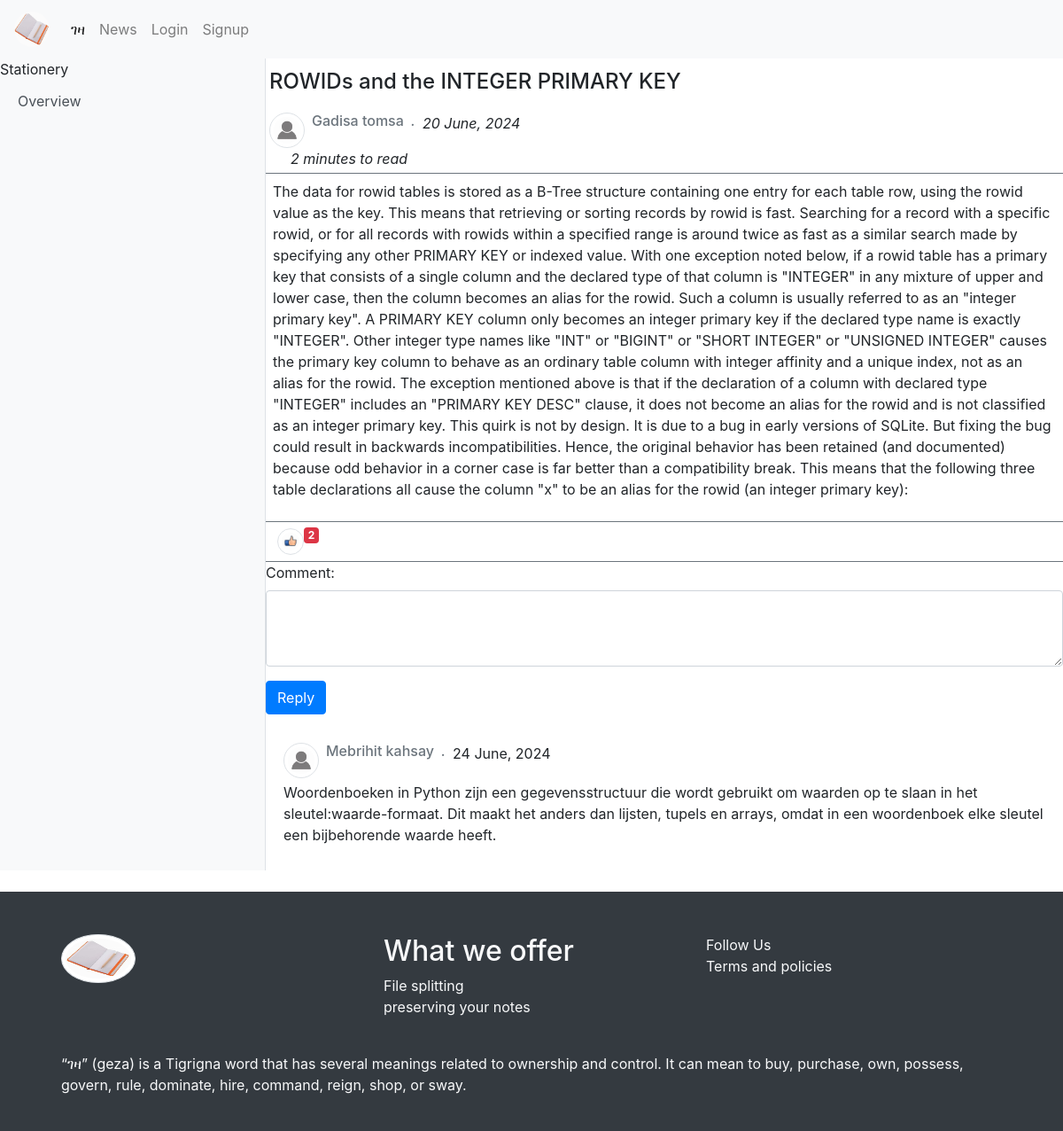
The app's page /posts/get-post-detail/4/21 with its own data.
### note/models.py (models this page shows)
class Posts(note_db.Model):
    post_id = note_db.Column(note_db.Integer, autoincrement=True, primary_key=True)
    title = note_db.Column(note_db.String(100), nullable = False)
    content = note_db.Column(note_db.Text, nullable = False)
    publish_date = note_db.Column(note_db.DateTime(timezone=True), default=func.now())
    status = note_db.Column(note_db.String(50), nullable = False, default="pending")
    author_id = note_db.Column(note_db.Integer, note_db.ForeignKey('user.id'))

class Comments(note_db.Model):
    comment_id = note_db.Column(note_db.Integer,autoincrement=True, primary_key=True)
    comment = note_db.Column(note_db.Text, nullable=False)
    time_stamp = note_db.Column(note_db.DateTime(timezone=True), default=func.now())
    post_id = note_db.Column(note_db.Integer, note_db.ForeignKey('posts.post_id'))
    author_id = note_db.Column(note_db.Integer, note_db.ForeignKey('user.id'))

### note/posts.py (the view)
@posts.route('/get-post-detail/<int:id>/<int:word>')
def get_post_detail(id, word:str):
    get_post = Posts.query.filter_by(post_id = id).first_or_404()
    author = User.query.filter_by(id = get_post.author_id).first_or_404()
    total_like = Likes.query.filter_by(post_id = id).all()
    all_comment_by_post = get_comment_by_post(id)
    comment_data_collector = []
    for comment in all_comment_by_post:
        comment_author = get_comment_author(comment.author_id)
        comment_collector = {
             'author': comment_author,
             'comment': comment
         }
        comment_data_collector.append(comment_collector)
    word_count_per_minute = 150
    word_count = len(get_post.content.split())
    print(word_count)
    duration_to_read = word_count // word_count_per_minute
    element_post = {}
    element_post['name'] = author.first_name + ' ' + author.last_name
    element_post['data'] = get_post
    element_post['duration'] = duration_to_read
    return render_template("/blogs/home.html",
                           is_on_detail = True,
                           status_post = element_post,
                           all_comments = comment_data_collector,
                           total_likes = len(total_like),
                           user=current_user)

### note/blogs.py (called while the page is built)
@blogs.route('/get-all-comments-by-post/<int:id>')
def get_comment_by_post(id):
    all_comments = Comments.query.filter_by(post_id = id).all()
    return all_comments

def get_comment_author(id):
    author = User.query.filter_by(id=id).first_or_404()
    return author.first_name + ' ' + author.last_name

### note/templates/blogs/home.html (shortened to what this page needs)
<!DOCTYPE html>
<html lang="en">
<head>
    <link rel="stylesheet" href="https://stackpath.bootstrapcdn.com/bootstrap/4.5.2/css/bootstrap.min.css">
</head>
<body>
    {% include "navbar.html" %}
    <div class="d-flex" id="wrapper">
        <div class="bg-light border-right w-25" id="sidebar-wrapper">
            <div class="sidebar-heading">Stationery </div>
            <div class="list-group list-group-flush">
                <a href="#" class="list-group-item list-group-item-action bg-light">Overview</a>
            </div>
        </div>
        <div class="w-75 mt-2">
            {% if not is_on_detail %}
            <form action="/news/searching" class="form-group w-75 d-flex" method="POST">
                <input class="form-control ml-2" id="search" name="search"/>
                <button type="submit" class="btn btn-primary mx-1">Search</button>
            </form>
            <div class="container">
                <div class="row">
                    {% for post in approved_posts %}
                    <div class="col-sm-12 col-md-12 col-lg-12 py-2 w-100">
                        <article class="card rounded">
                            <div class="d-flex justify-content-start py-1">
                                <img class="rounded-circle pl-1 img-thumbnail" width="40" height="40" src='{{url_for('static', filename="profile.jpeg")}}' alt="">
                                <h6 class="px-2 text-secondary">{{post['author'].capitalize()}} <em class="pl-1">.</em></h6>
                                <p class="fst-italic">{{ post['data'].publish_date.strftime('%d %B, %Y')}}</p>
                            </div>
                            <div class="card-body">
                                <h5 class="card-title">{{ post['data'].title}}</h5>
                                <p class="card-text">{{ post['data'].content[:200]}} ... </p>
                                <a href="/posts/get-post-detail/{{post['data'].post_id}}/{{range(1, 51) | random}}" class="btn btn-primary">See more</a>
                            </div>
                        </article>
                    </div>
                    {% endfor %}
              </div>
            </div>
            {% else %}
            <article>
                <div class="d-flex flex-row  justify-content-between text-decoration-underline">
                    <h4 class="card-title p-1">{{status_post['data'].title}}</h4>
                </div>
                <div class="p-1 border-bottom border-secondary">
                    <div class="d-flex justify-content-start">
                        <img class="rounded-circle pl-1 img-thumbnail" width="40" height="40" src='{{url_for('static', filename="profile.jpeg")}}' alt="">
                        <h6 class="px-2 text-secondary">{{status_post['name'].capitalize()}} <em class="pl-1">.</em></h6>
                        <p class="font-italic">{{ status_post['data'].publish_date.strftime('%d %B, %Y')}}</p>
                    </div>
                    <span class="ml-4 font-italic">{{status_post['duration']}} minutes to read</span>
                </div>
                <p class="p-2">{{ status_post['data'].content}}</p>
                <form class="border-top border-bottom border-secondary" action="/news/likes/create-like" method="POST">
                    <button type="submit" class="btn btn-default d-flex">
                        <img class="rounded-circle pl-1 img-thumbnail" width="30" height="30" src="{{url_for('static', filename='like.jpeg')}}" alt="like"/>
                        {% if total_likes > 0 %}
                        <sub class="badge badge-danger">{{ total_likes }}</sub>
                        {% endif %}
                    </button>
                </form>
                <form  method="POST" action="/news/create-comment">
                    <div class="form-group">
                        <label for="comment">Comment:</label>
                        <textarea rows="3" class="form-control" id="comment"   name="comment" required></textarea>
                    </div>
                    <button type="submit" class="btn btn-primary">Reply</button>
                </form>
                <ul class="list-group list-group-flush mt-3">
                    {% for comment in all_comments %}
                        <li class="list-group-item">
                            <div class="d-flex justify-content-start py-1">
                                <img class="rounded-circle pl-1 img-thumbnail" width="40" height="40" src='{{url_for('static', filename="profile.jpeg")}}' alt="">
                                <h6 class="px-2 text-secondary">{{comment['author'].capitalize()}} <em class="pl-1">.</em></h6>
                                <p class="fst-italic">{{ comment['comment'].time_stamp.strftime('%d %B, %Y')}}</p>
                            </div>
                            <p class="">{{ comment['comment'].comment}}</p>
                        </li>
                    {% endfor %}
                </ul>
            </article>
            {% endif%}
        </div>
    </div>
    {% include "footer.html" %}
</body>
</html>

### records on screen
Posts: data "ROWIDs and the INTEGER PRIMARY KEY", data.publish_date "20 June, 2024", data.content "The data for rowid tables is stored as a B-Tree structure containing one entry for each table row, using the rowid value as the key. This means that retrieving or sorting records by rowid is fast. Searching for a record with a specific rowid, or for all records with rowids within a specified range is around twice as fast as a similar search made by specifying any other PRIMARY KEY or indexed value. With one exception noted below, if a rowid table has a primary key that consists of a single column and the declared type of that column is \"INTEGER\" in any mixture of upper and lower case, then the column becomes an alias for the rowid. Such a column is usually referred to as an \"integer primary…"
Comments: comment.time_stamp "24 June, 2024", comment.comment "Woordenboeken in Python zijn een gegevensstructuur die wordt gebruikt om waarden op te slaan in het sleutel:waarde-formaat. Dit maakt het anders dan lijsten, tupels en arrays, omdat in een woordenboek elke sleutel een bijbehorende waarde heeft."

### other values on screen
{{ status_post['name'].capitalize() }} "Gadisa tomsa"
{{ status_post['duration'] }} "2"
{{ total_likes }} "2"
{{ comment['author'].capitalize() }} "Mebrihit kahsay"
